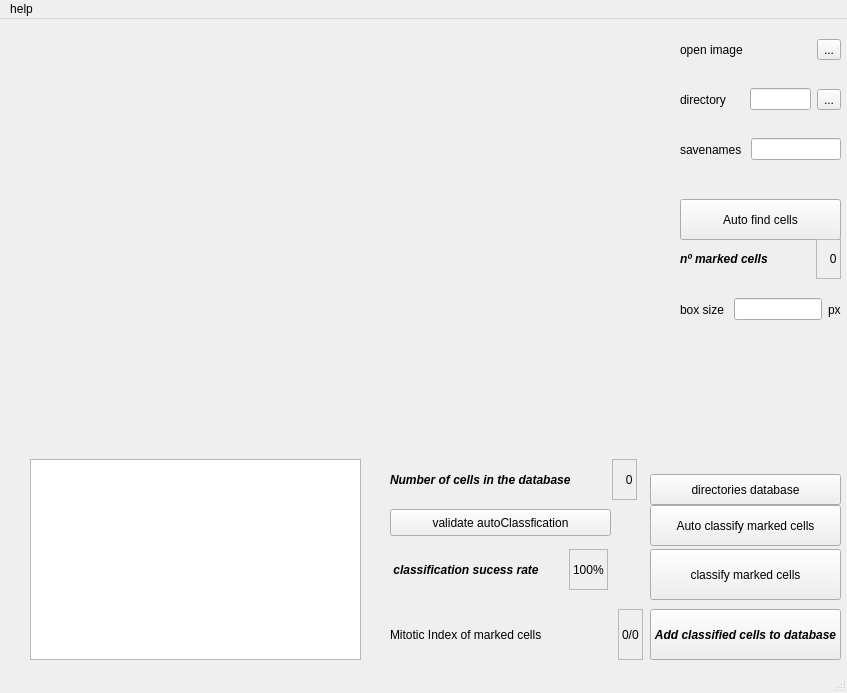
<?xml version="1.0" encoding="UTF-8"?>
<ui version="4.0">
 <class>MainWindow</class>
 <widget class="QMainWindow" name="MainWindow">
  <property name="geometry">
   <rect>
    <x>0</x>
    <y>0</y>
    <width>847</width>
    <height>693</height>
   </rect>
  </property>
  <property name="minimumSize">
   <size>
    <width>800</width>
    <height>693</height>
   </size>
  </property>
  <property name="maximumSize">
   <size>
    <width>850</width>
    <height>693</height>
   </size>
  </property>
  <property name="windowTitle">
   <string>mitotic index calculator</string>
  </property>
  <property name="windowIcon">
   <iconset>
    <normaloff>mitoticindex.png</normaloff>mitoticindex.png</iconset>
  </property>
  <property name="windowOpacity">
   <double>1.000000000000000</double>
  </property>
  <property name="tabShape">
   <enum>QTabWidget::Rounded</enum>
  </property>
  <widget class="QWidget" name="centralwidget">
   <widget class="QPushButton" name="Classify">
    <property name="geometry">
     <rect>
      <x>650</x>
      <y>530</y>
      <width>191</width>
      <height>51</height>
     </rect>
    </property>
    <property name="text">
     <string>classify marked cells</string>
    </property>
   </widget>
   <widget class="QWidget" name="horizontalLayoutWidget_4">
    <property name="geometry">
     <rect>
      <x>680</x>
      <y>10</y>
      <width>161</width>
      <height>41</height>
     </rect>
    </property>
    <layout class="QHBoxLayout" name="horizontalLayout_8">
     <item>
      <widget class="QLabel" name="label_11">
       <property name="text">
        <string>open image</string>
       </property>
      </widget>
     </item>
     <item>
      <widget class="QToolButton" name="imageviewbutton">
       <property name="text">
        <string>...</string>
       </property>
      </widget>
     </item>
    </layout>
   </widget>
   <widget class="QPushButton" name="FindCells">
    <property name="geometry">
     <rect>
      <x>680</x>
      <y>180</y>
      <width>161</width>
      <height>41</height>
     </rect>
    </property>
    <property name="text">
     <string>Auto find cells</string>
    </property>
   </widget>
   <widget class="QWidget" name="horizontalLayoutWidget">
    <property name="geometry">
     <rect>
      <x>390</x>
      <y>590</y>
      <width>253</width>
      <height>51</height>
     </rect>
    </property>
    <layout class="QHBoxLayout" name="horizontalLayout">
     <item>
      <widget class="QLabel" name="label">
       <property name="text">
        <string>Mitotic Index of marked cells</string>
       </property>
      </widget>
     </item>
     <item>
      <spacer name="horizontalSpacer_3">
       <property name="orientation">
        <enum>Qt::Horizontal</enum>
       </property>
       <property name="sizeHint" stdset="0">
        <size>
         <width>40</width>
         <height>20</height>
        </size>
       </property>
      </spacer>
     </item>
     <item>
      <widget class="QLabel" name="MitoticIndex">
       <property name="frameShape">
        <enum>QFrame::StyledPanel</enum>
       </property>
       <property name="text">
        <string>0/0</string>
       </property>
      </widget>
     </item>
    </layout>
   </widget>
   <widget class="QPushButton" name="AddClassified">
    <property name="geometry">
     <rect>
      <x>650</x>
      <y>590</y>
      <width>191</width>
      <height>51</height>
     </rect>
    </property>
    <property name="font">
     <font>
      <pointsize>9</pointsize>
      <weight>75</weight>
      <italic>true</italic>
      <bold>true</bold>
     </font>
    </property>
    <property name="text">
     <string>Add classified cells to database</string>
    </property>
   </widget>
   <widget class="QWidget" name="horizontalLayoutWidget_2">
    <property name="geometry">
     <rect>
      <x>390</x>
      <y>440</y>
      <width>247</width>
      <height>41</height>
     </rect>
    </property>
    <layout class="QHBoxLayout" name="horizontalLayout_2">
     <item>
      <widget class="QLabel" name="label_4">
       <property name="font">
        <font>
         <pointsize>9</pointsize>
         <weight>75</weight>
         <italic>true</italic>
         <bold>true</bold>
        </font>
       </property>
       <property name="text">
        <string>Number of cells in the database</string>
       </property>
      </widget>
     </item>
     <item>
      <spacer name="horizontalSpacer_2">
       <property name="orientation">
        <enum>Qt::Horizontal</enum>
       </property>
       <property name="sizeHint" stdset="0">
        <size>
         <width>40</width>
         <height>20</height>
        </size>
       </property>
      </spacer>
     </item>
     <item>
      <widget class="QLabel" name="DatabaseSize">
       <property name="frameShape">
        <enum>QFrame::StyledPanel</enum>
       </property>
       <property name="text">
        <string>   0</string>
       </property>
      </widget>
     </item>
    </layout>
   </widget>
   <widget class="QPushButton" name="validatebutton">
    <property name="geometry">
     <rect>
      <x>390</x>
      <y>490</y>
      <width>221</width>
      <height>27</height>
     </rect>
    </property>
    <property name="text">
     <string>validate autoClassfication</string>
    </property>
   </widget>
   <widget class="QWidget" name="horizontalLayoutWidget_3">
    <property name="geometry">
     <rect>
      <x>390</x>
      <y>530</y>
      <width>218</width>
      <height>41</height>
     </rect>
    </property>
    <layout class="QHBoxLayout" name="horizontalLayout_3">
     <item>
      <widget class="QLabel" name="label_6">
       <property name="font">
        <font>
         <pointsize>9</pointsize>
         <weight>75</weight>
         <italic>true</italic>
         <bold>true</bold>
        </font>
       </property>
       <property name="text">
        <string> classification sucess rate</string>
       </property>
      </widget>
     </item>
     <item>
      <spacer name="horizontalSpacer_4">
       <property name="orientation">
        <enum>Qt::Horizontal</enum>
       </property>
       <property name="sizeHint" stdset="0">
        <size>
         <width>40</width>
         <height>20</height>
        </size>
       </property>
      </spacer>
     </item>
     <item>
      <widget class="QLabel" name="SucessRate">
       <property name="frameShape">
        <enum>QFrame::StyledPanel</enum>
       </property>
       <property name="text">
        <string>100%</string>
       </property>
      </widget>
     </item>
    </layout>
   </widget>
   <widget class="QWidget" name="horizontalLayoutWidget_5">
    <property name="geometry">
     <rect>
      <x>680</x>
      <y>270</y>
      <width>161</width>
      <height>41</height>
     </rect>
    </property>
    <layout class="QHBoxLayout" name="horizontalLayout_9">
     <item>
      <widget class="QLabel" name="label_12">
       <property name="text">
        <string>box size </string>
       </property>
      </widget>
     </item>
     <item>
      <widget class="QLineEdit" name="Boxsize"/>
     </item>
     <item>
      <widget class="QLabel" name="label_13">
       <property name="text">
        <string>px</string>
       </property>
      </widget>
     </item>
    </layout>
   </widget>
   <widget class="QWidget" name="verticalLayoutWidget">
    <property name="geometry">
     <rect>
      <x>10</x>
      <y>10</y>
      <width>661</width>
      <height>421</height>
     </rect>
    </property>
    <layout class="QVBoxLayout" name="mplvl">
     <item>
      <widget class="QWidget" name="widget" native="true">
       <property name="mouseTracking">
        <bool>true</bool>
       </property>
      </widget>
     </item>
    </layout>
   </widget>
   <widget class="QWidget" name="horizontalLayoutWidget_6">
    <property name="geometry">
     <rect>
      <x>680</x>
      <y>220</y>
      <width>161</width>
      <height>40</height>
     </rect>
    </property>
    <layout class="QHBoxLayout" name="horizontalLayout_4">
     <item>
      <widget class="QLabel" name="label_5">
       <property name="font">
        <font>
         <pointsize>9</pointsize>
         <weight>75</weight>
         <italic>true</italic>
         <bold>true</bold>
        </font>
       </property>
       <property name="text">
        <string>nº marked cells </string>
       </property>
      </widget>
     </item>
     <item>
      <spacer name="horizontalSpacer">
       <property name="orientation">
        <enum>Qt::Horizontal</enum>
       </property>
       <property name="sizeHint" stdset="0">
        <size>
         <width>38</width>
         <height>38</height>
        </size>
       </property>
      </spacer>
     </item>
     <item>
      <widget class="QLabel" name="nMarkedCells">
       <property name="frameShape">
        <enum>QFrame::StyledPanel</enum>
       </property>
       <property name="text">
        <string>   0</string>
       </property>
      </widget>
     </item>
    </layout>
   </widget>
   <widget class="QWidget" name="gridLayoutWidget">
    <property name="geometry">
     <rect>
      <x>30</x>
      <y>440</y>
      <width>331</width>
      <height>201</height>
     </rect>
    </property>
    <layout class="QGridLayout" name="layout">
     <item row="0" column="0">
      <widget class="QTableWidget" name="table">
       <attribute name="verticalHeaderVisible">
        <bool>false</bool>
       </attribute>
       <attribute name="verticalHeaderHighlightSections">
        <bool>true</bool>
       </attribute>
      </widget>
     </item>
    </layout>
   </widget>
   <widget class="QWidget" name="horizontalLayoutWidget_7">
    <property name="geometry">
     <rect>
      <x>680</x>
      <y>110</y>
      <width>161</width>
      <height>41</height>
     </rect>
    </property>
    <layout class="QHBoxLayout" name="horizontalLayout_5">
     <item>
      <widget class="QLabel" name="label_14">
       <property name="text">
        <string>savenames </string>
       </property>
      </widget>
     </item>
     <item>
      <widget class="QLineEdit" name="saveNames"/>
     </item>
    </layout>
   </widget>
   <widget class="QPushButton" name="autoClassButton">
    <property name="geometry">
     <rect>
      <x>650</x>
      <y>486</y>
      <width>191</width>
      <height>41</height>
     </rect>
    </property>
    <property name="text">
     <string>Auto classify marked cells</string>
    </property>
   </widget>
   <widget class="QWidget" name="horizontalLayoutWidget_10">
    <property name="geometry">
     <rect>
      <x>680</x>
      <y>60</y>
      <width>101</width>
      <height>41</height>
     </rect>
    </property>
    <layout class="QHBoxLayout" name="horizontalLayout_10">
     <item>
      <widget class="QLabel" name="label_3">
       <property name="text">
        <string>directory</string>
       </property>
      </widget>
     </item>
    </layout>
   </widget>
   <widget class="QWidget" name="horizontalLayoutWidget_11">
    <property name="geometry">
     <rect>
      <x>750</x>
      <y>60</y>
      <width>91</width>
      <height>41</height>
     </rect>
    </property>
    <layout class="QHBoxLayout" name="horizontalLayout_11">
     <item>
      <widget class="QLineEdit" name="saveDir"/>
     </item>
     <item>
      <widget class="QToolButton" name="dirButton">
       <property name="text">
        <string>...</string>
       </property>
      </widget>
     </item>
    </layout>
   </widget>
   <widget class="QPushButton" name="dirWindow">
    <property name="geometry">
     <rect>
      <x>650</x>
      <y>455</y>
      <width>191</width>
      <height>31</height>
     </rect>
    </property>
    <property name="text">
     <string>directories database</string>
    </property>
   </widget>
  </widget>
  <widget class="QMenuBar" name="menubar">
   <property name="geometry">
    <rect>
     <x>0</x>
     <y>0</y>
     <width>847</width>
     <height>21</height>
    </rect>
   </property>
   <widget class="QMenu" name="menuHelp">
    <property name="title">
     <string>help</string>
    </property>
    <addaction name="actionHow_to_run"/>
   </widget>
   <addaction name="menuHelp"/>
  </widget>
  <widget class="QStatusBar" name="statusbar"/>
  <action name="actionHow_to_run">
   <property name="text">
    <string>how to run</string>
   </property>
  </action>
 </widget>
 <resources/>
 <connections/>
</ui>
